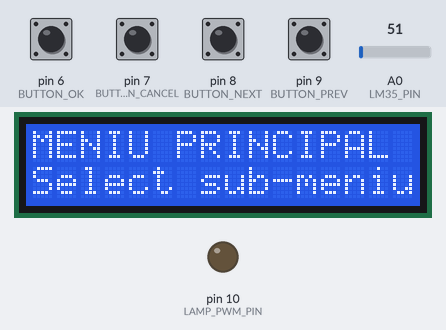
Bench run of a sketch on a simulated Arduino Uno, built with avr-gcc and run on an emulated ATmega328P. Parts: 16×2 character LCD, output pins drawn as LEDs (lit = HIGH). The inputs (shaded band) are chosen by the test bench; at power-on: pin 6 (BUTTON_OK), pin 7 (BUTTON_CANCEL), pin 8 (BUTTON_NEXT), pin 9 (BUTTON_PREV) LOW, A0 (LM35_PIN) = 51. EEPROM starts erased; what the sketch prints to the serial monitor is not drawn.

Above: at 1.2 s.
1.3 s: pin 8 (BUTTON_NEXT) pulled HIGH for 1 s
At 3.0 s:
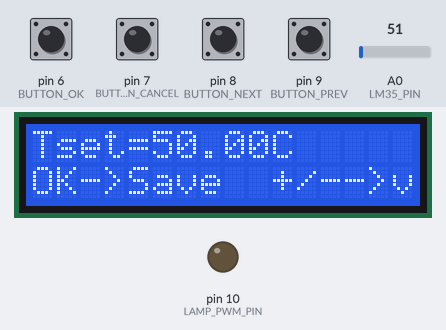
3.8 s: pin 6 (BUTTON_OK) pulled HIGH for 1 s
At 4.6 s:
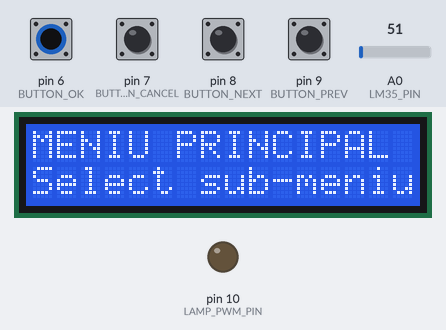
6.3 s: pin 8 (BUTTON_NEXT) pulled HIGH for 0.15 s
At 7.2 s:
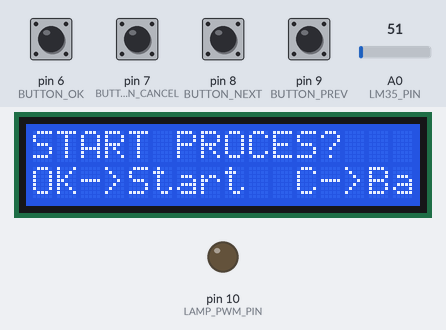
7.9 s: pin 6 (BUTTON_OK) pulled HIGH for 1 s
At 9.6 s:
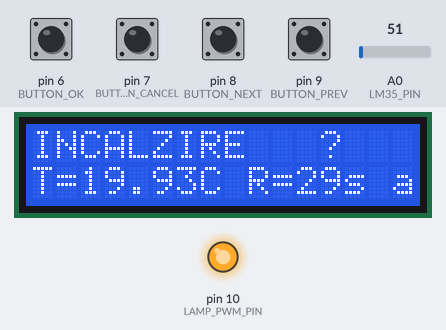
11.9 s: pin 9 (BUTTON_PREV) pulled HIGH for 1 s
At 13.6 s:
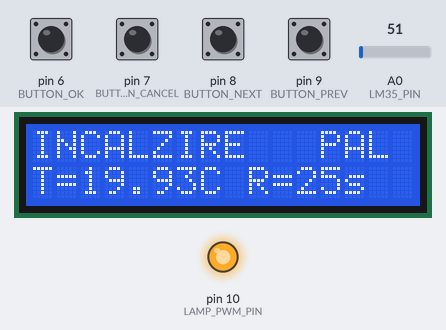
14.4 s: pin 8 (BUTTON_NEXT) pulled HIGH for 1 s
At 15.9 s:
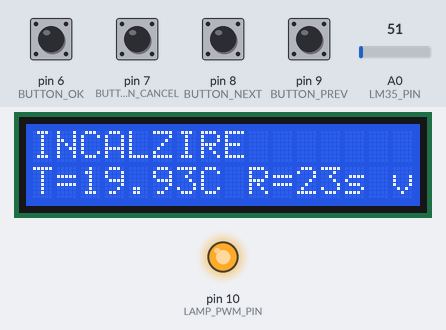
Timing chart, 0 to 17.4 s (numbered marks = the images above; inputs shaded):
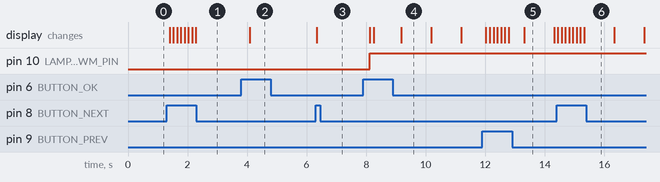

The sketch:

proiect_sincretic.ino
```cpp
#include <LiquidCrystal.h>
#include <EEPROM.h>
#include <PID_v1_bc.h>

/* ------------------- PINURI ------------------- */
#define BUTTON_OK     6
#define BUTTON_CANCEL 7
#define BUTTON_NEXT   8  // + inainte
#define BUTTON_PREV   9  // - inapoi

#define LAMP_PWM_PIN 10  // PWM catre tranzistor/bec
#define LM35_PIN     A0  // senzor temperatura LM35

/* ------------------ ENUM BUTOANE ------------------ */
enum Buttons {
  EV_OK = 0,
  EV_CANCEL,
  EV_NEXT,
  EV_PREV,
  EV_NONE,
  EV_MAX_NUM
};

/* ------------------ ENUM MENIU ------------------ */
enum Menus {
  MENU_MAIN = 0,
  MENU_START,
  MENU_TSET,
  MENU_TINC,
  MENU_TMNT,
  MENU_TRAC,
  MENU_MAX_NUM
};

/* ---------------- STATE PROCES ---------------- */
enum ProcessState {
  STATE_IDLE = 0,
  STATE_INCALZIRE,
  STATE_MENTINERE,
  STATE_RACIRE,
  STATE_DONE
};

/* -------------- OBIECT LCD -------------- */
// RS=12, E=11, D4=5, D5=4, D6=3, D7=2 (exemplu)
LiquidCrystal lcd(12, 11, 5, 4, 3, 2);

/* -------------- VAR GLOBALE -------------- */
const int EE_ADDR_TSET = 0;
const int EE_ADDR_TINC = 4;
const int EE_ADDR_TMNT = 8;
const int EE_ADDR_TRAC = 12;

float g_Tset    = 50.0;
unsigned long g_tinc = 30;
unsigned long g_tmnt = 30;
unsigned long g_trac = 30;

ProcessState processState = STATE_IDLE;
unsigned long stageStartTime = 0;

Menus scroll_menu  = MENU_MAIN;
Menus current_menu = MENU_MAIN;

// PID
double Input, Output, Setpoint;
PID myPID(&Input, &Output, &Setpoint, 2.0, 0.5, 1.0, DIRECT);

/* ---- DEFINIM SETURI DE PID DIFERITE PER ETAPA ----
   Le poți ajusta în funcție de nevoile tale.
   incKp, incKi, incKd => încălzire
   menKp, menKi, menKd => menținere
   racKp, racKi, racKd => răcire
*/
double incKp = 5.0,  incKi = 0.2,  incKd = 1.0;  // reacție puternică la încălzire
double menKp = 2.0,  menKi = 0.1,  menKd = 1.0;  // reacție mai moderată la menținere
double racKp = 3.0,  racKi = 0.0,  racKd = 2.0;  // reacție pentru răcire (bec aproape stins)

/* ---------------- PROTOTIPURI ---------------- */
Buttons GetButtons(void);
void print_menu(Menus menu);

void enter_menu();
void go_home();
void go_next();
void go_prev();

void inc_Tset();
void dec_Tset();
void inc_tinc();
void dec_tinc();
void inc_tmnt();
void dec_tmnt();
void inc_trac();
void dec_trac();

void readEEPROM();
void writeEEPROM();

void start_process();
void updateProcess();
void stop_process();

/* Tabel de functii (state machine) */
typedef void (*state_machine_handler_t)(void);
state_machine_handler_t sm[MENU_MAX_NUM][EV_MAX_NUM] =
{
  // MENU_MAIN -> (OK, CANCEL, NEXT, PREV)
  {enter_menu, go_home, go_next, go_prev},

  // MENU_START -> OK -> start_process
  {start_process, go_home, go_next, go_prev},

  // MENU_TSET
  {writeEEPROM, go_home, inc_Tset, dec_Tset},
  // MENU_TINC
  {writeEEPROM, go_home, inc_tinc, dec_tinc},
  // MENU_TMNT
  {writeEEPROM, go_home, inc_tmnt, dec_tmnt},
  // MENU_TRAC
  {writeEEPROM, go_home, inc_trac, dec_trac},
};

/* =================================================
   SETUP
==================================================== */
void setup()
{
  Serial.begin(9600);
  lcd.begin(16,2);

  // Setăm Timer 1 pentru PWM cu prescaler 1 (~62.5 kHz)
  TCCR1A = _BV(COM1B1) | _BV(WGM11) | _BV(WGM10);  // Fast PWM, 8-bit
  TCCR1B = _BV(WGM12) | _BV(CS10);  // Prescaler 1

  // Butoane cu rezistente EXTERNE de pull-down (apasat=HIGH)
  pinMode(BUTTON_OK,     INPUT);
  digitalWrite(BUTTON_OK, LOW);
  pinMode(BUTTON_CANCEL, INPUT);
  digitalWrite(BUTTON_CANCEL, LOW);
  pinMode(BUTTON_NEXT,   INPUT);
  digitalWrite(BUTTON_NEXT, LOW);
  pinMode(BUTTON_PREV,   INPUT);
  digitalWrite(BUTTON_PREV, LOW);

  pinMode(LAMP_PWM_PIN, OUTPUT);
  analogWrite(LAMP_PWM_PIN, 0);

  readEEPROM();

  myPID.SetOutputLimits(0, 255);
  myPID.SetMode(AUTOMATIC);

  print_menu(scroll_menu);
}

/* =================================================
   LOOP
==================================================== */
void loop()
{
  Buttons ev = GetButtons();
  if (ev != EV_NONE) { sm[current_menu][ev](); print_menu(scroll_menu); }
  if (processState != STATE_IDLE && processState != STATE_DONE) { updateProcess(); }
  delay(100);
}

/* =================================================
   GET BUTTONS
==================================================== */
Buttons GetButtons(void)
{
  if (digitalRead(BUTTON_OK) == HIGH) {
    delay(20);
    if (digitalRead(BUTTON_OK) == HIGH) return EV_OK;
  }
  else if (digitalRead(BUTTON_CANCEL) == HIGH) {
    delay(20);
    if (digitalRead(BUTTON_CANCEL) == HIGH) return EV_CANCEL;
  }
  else if (digitalRead(BUTTON_NEXT) == HIGH) {
    delay(20);
    if (digitalRead(BUTTON_NEXT) == HIGH) return EV_NEXT;
  }
  else if (digitalRead(BUTTON_PREV) == HIGH) {
    delay(20);
    if (digitalRead(BUTTON_PREV) == HIGH) return EV_PREV;
  }
  return EV_NONE;
}

/* =================================================
   MENIU - ACȚIUNI
==================================================== */
void enter_menu()
{
  current_menu = scroll_menu;
}

void go_home()
{
  scroll_menu  = MENU_MAIN;
  current_menu = MENU_MAIN;
}

void go_next()
{
  scroll_menu = (Menus)((int)scroll_menu + 1);
  if (scroll_menu >= MENU_MAX_NUM) {
    scroll_menu = MENU_MAIN;
  }
  current_menu = MENU_MAIN;
}

void go_prev()
{
  if (scroll_menu == MENU_MAIN) {
    scroll_menu = (Menus)(MENU_MAX_NUM - 1);
  } else {
    scroll_menu = (Menus)((int)scroll_menu - 1);
  }
  current_menu = MENU_MAIN;
}

/* =================================================
   PRINT MENU
==================================================== */
void print_menu(Menus menu)
{
  lcd.clear();
  switch(menu)
  {
    case MENU_MAIN:
      lcd.print("MENIU PRINCIPAL");
      lcd.setCursor(0,1);
      if (processState == STATE_IDLE) {
        lcd.print("Select sub-meniu");
      }
      else if (processState == STATE_DONE) {
        lcd.print("Proces TERMINAT");
      }
      else {
        lcd.print("Proces ACTIV...");
      }
      break;

    case MENU_START:
      lcd.print("START PROCES?");
      lcd.setCursor(0,1);
      lcd.print("OK->Start  C->Back");
      break;

    case MENU_TSET:
      lcd.print("Tset=");
      lcd.print(g_Tset);
      lcd.print("C");
      lcd.setCursor(0,1);
      lcd.print("OK->Save  +/-->val");
      break;

    case MENU_TINC:
      lcd.print("t_incalz=");
      lcd.print(g_tinc);
      lcd.print("s");
      lcd.setCursor(0,1);
      lcd.print("OK->Save +/-->val");
      break;

    case MENU_TMNT:
      lcd.print("t_mentin=");
      lcd.print(g_tmnt);
      lcd.print("s");
      lcd.setCursor(0,1);
      lcd.print("OK->Save +/-->val");
      break;

    case MENU_TRAC:
      lcd.print("t_racire=");
      lcd.print(g_trac);
      lcd.print("s");
      lcd.setCursor(0,1);
      lcd.print("OK->Save +/-->val");
      break;

    default:
      lcd.print("PS 2020");
      break;
  }
}

/* =================================================
   FUNCȚII INC/DEC parametri
==================================================== */
void inc_Tset()  { g_Tset += 1; }
void dec_Tset()  { if(g_Tset>1) g_Tset -= 1; }
void inc_tinc()  { g_tinc += 5; }
void dec_tinc()  { if(g_tinc>5) g_tinc -= 5; }
void inc_tmnt()  { g_tmnt += 5; }
void dec_tmnt()  { if(g_tmnt>5) g_tmnt -= 5; }
void inc_trac()  { g_trac += 5; }
void dec_trac()  { if(g_trac>5) g_trac -= 5; }

/* =================================================
   EEPROM
==================================================== */
void readEEPROM()
{
  EEPROM.get(EE_ADDR_TSET, g_Tset);
  EEPROM.get(EE_ADDR_TINC, g_tinc);
  EEPROM.get(EE_ADDR_TMNT, g_tmnt);
  EEPROM.get(EE_ADDR_TRAC, g_trac);

  if (isnan(g_Tset) || g_Tset < 0 || g_Tset>200) {
    g_Tset = 50.0;
    g_tinc = 30;
    g_tmnt = 30;
    g_trac = 30;
  }
}

void writeEEPROM()
{
  EEPROM.put(EE_ADDR_TSET, g_Tset);
  EEPROM.put(EE_ADDR_TINC, g_tinc);
  EEPROM.put(EE_ADDR_TMNT, g_tmnt);
  EEPROM.put(EE_ADDR_TRAC, g_trac);

  Serial.println("EEPROM updated!");
  go_home();
}

/* =================================================
   PROCES: START / STOP
==================================================== */
void start_process()
{
  if(processState == STATE_IDLE) {
    processState = STATE_INCALZIRE;
    stageStartTime = millis();
    Serial.println("Proces pornit!");
  }
}
void stop_process()
{
  processState = STATE_IDLE;
  analogWrite(LAMP_PWM_PIN, 0);
  Serial.println("Proces oprit!");
}

/* =================================================
   UPDATE PROCES (3 etape)
==================================================== */
void updateProcess() {
    static unsigned long lastUpdateTime = 0; // Timpul ultimei actualizări
    unsigned long currentTime = millis();

    // Verificăm dacă au trecut cel puțin 1 secunde de la ultima actualizare
    if (currentTime - lastUpdateTime < 1000) {
        return;
    }
    lastUpdateTime = currentTime;

    // Citire temperatura actuală de la senzorul LM35
    int rawADC = analogRead(LM35_PIN);
    double currentTemp = ((rawADC * 5.0 / 1023.0) * 100.0) - 5; // Conversie la grade Celsius

    unsigned long nowSec = (currentTime - stageStartTime) / 1000;
    unsigned long remainingTime = 0;

    switch (processState) {
        /* ====================== */
        /* 1) ETAPA DE INCALZIRE */
        /* ====================== */
        case STATE_INCALZIRE: {
            remainingTime = (nowSec < g_tinc) ? (g_tinc - nowSec) : 0;

            lcd.setCursor(0, 0);
            lcd.print("INCALZIRE   ");
            lcd.setCursor(0, 1);
            lcd.print("T=");
            lcd.print(currentTemp);
            lcd.print("C R=");
            lcd.print(remainingTime);
            lcd.print("s ");

            if (currentTemp >= g_Tset) {
                // Bec stins dacă depășește temperatura setată
                analogWrite(LAMP_PWM_PIN, 0);
            } else if (currentTemp >= g_Tset + 1) {
                // Putere redusă la 30%
                analogWrite(LAMP_PWM_PIN, 255 * 0.3);
            } else {
                // Putere maximă pentru încălzire
                analogWrite(LAMP_PWM_PIN, 255);
            }

            if (nowSec >= g_tinc) {
                processState = STATE_MENTINERE;
                stageStartTime = millis();
            }
        } break;

        /* ====================== */
        /* 2) ETAPA DE MENTINERE */
        /* ====================== */
        case STATE_MENTINERE: {
            remainingTime = (nowSec < g_tmnt) ? (g_tmnt - nowSec) : 0;

            lcd.setCursor(0, 0);
            lcd.print("MENTINERE   ");
            lcd.setCursor(0, 1);
            lcd.print("T=");
            lcd.print(currentTemp);
            lcd.print("C R=");
            lcd.print(remainingTime);
            lcd.print("s ");

            if (currentTemp <= g_Tset - 1) {
                // Putere maximă dacă scade cu mai mult de 2 grade
                analogWrite(LAMP_PWM_PIN, 255);
            } else if (currentTemp >= g_Tset + 3) {
                // Putere redusă la 20% dacă depășește cu 2 grade
                analogWrite(LAMP_PWM_PIN, 255 * 0.2);
            } else {
                // Putere medie între cele două limite
                analogWrite(LAMP_PWM_PIN, 255 * 0.5);
            }

            if (nowSec >= g_tmnt) {
                processState = STATE_RACIRE;
                stageStartTime = millis();
            }
        } break;

        /* ====================== */
        /* 3) ETAPA DE RACIRE    */
        /* ====================== */
        case STATE_RACIRE: {
            remainingTime = (nowSec < g_trac) ? (g_trac - nowSec) : 0;

            lcd.setCursor(0, 0);
            lcd.print("RACIRE      ");
            lcd.setCursor(0, 1);
            lcd.print("T=");
            lcd.print(currentTemp);
            lcd.print("C R=");
            lcd.print(remainingTime);
            lcd.print("s ");

            if (nowSec >= g_trac - 5) {
                // Bec oprit complet în ultimele 5 secunde
                analogWrite(LAMP_PWM_PIN, 0);
            } else {
                // Putere redusă la 10%
                analogWrite(LAMP_PWM_PIN, 255 * 0.1);
            }

            if (nowSec >= g_trac) {
                processState = STATE_DONE;
            }
        } break;

        /* ====================== */
        /* 4) PROCES FINALIZAT   */
        /* ====================== */
        case STATE_DONE: {
            lcd.setCursor(0, 0);
            lcd.print("PROCES FINAL");
            lcd.setCursor(0, 1);
            lcd.print("T=");
            lcd.print(currentTemp);
            lcd.print("C ");

            // Bec oprit complet
            analogWrite(LAMP_PWM_PIN, 0);

            delay(1000); // Pauză pentru afișaj
            stop_process();
            go_home();
        } break;

        default:
            break;
    }
}
```

Measured:
- after the input at 1.3 s, the display: first changes after 0.10 s (image 1 shows a later state)
- after the input at 3.8 s, the display: changes after 0.29 s (image 2)
- after the input at 6.3 s, the display: changes at once (image 3)
- after the input at 7.9 s, pin 10 (LAMP_PWM_PIN): LOW → HIGH after 0.22 s; the display: first changes after 0.22 s (image 4 shows a later state)
- after the input at 11.9 s, the display: first changes after 0.12 s (image 5 shows a later state)
- after the input at 14.4 s, the display: first changes at once (image 6 shows a later state)
- what the display in image 5 shows lasts 1.0 s, from 13.3 s to 14.3 s
